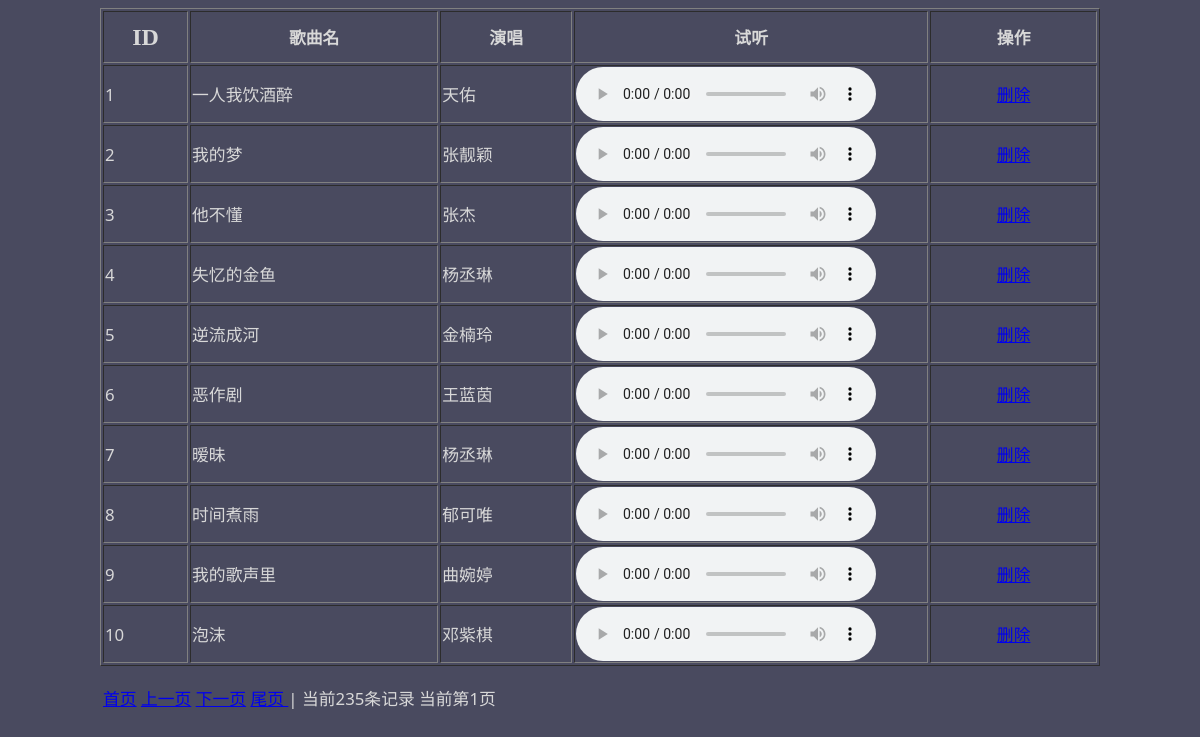
The app's page /Untitled-1.php with its own data.
### tables this page shows
CREATE TABLE `video` (
  `ID` int(11) NOT NULL AUTO_INCREMENT,
  `name` varchar(100) NOT NULL DEFAULT '' COMMENT '音乐名称',
  `actor` varchar(255) NOT NULL DEFAULT '' COMMENT '演唱者',
  `qu` varchar(255) NOT NULL DEFAULT '' COMMENT '作曲者',
  PRIMARY KEY (`ID`)
);

### Untitled-1.php (the view, shortened to what this page needs)
<!DOCTYPE html PUBLIC "-//W3C//DTD XHTML 1.0 Transitional//EN" "http://www.w3.org/TR/xhtml1/DTD/xhtml1-transitional.dtd">
<html xmlns="http://www.w3.org/1999/xhtml">
<head>
<link href="css/table.css" rel="stylesheet" type="text/css" />
</head>
<body>
<?php
$re1=mysql_query("select*from video");
$recordcont=mysql_num_rows($re1);
$pagesize=10;
$pagecount=ceil($recordcont/$pagesize);
$pageno=isset($_GET['pageno'])?$_GET['pageno']:1;
$starno=($pageno-1)*$pagesize;
$sqlstr="select*from video limit $starno,$pagesize";
   $rs=mysql_query($sqlstr);
   ?>
   <table width="1000" border="1" align="center">
  <tr>
    <th width="69" height="48" bgcolor="#494A5F" style="text-align: center; font-family: '幼圆'; font-size: x-large;" scope="col">ID</th>
    <th width="209" bgcolor="#494A5F" style="text-align: center" scope="col">歌曲名</th>
    <th width="109" bgcolor="#494A5F" style="text-align: center" scope="col">演唱</th>
    <th width="163" bgcolor="#494A5F" style="text-align: center" scope="col">试听</th>
    <th colspan="2" bgcolor="#494A5F" style="text-align: center" scope="col">操作</th>
    </tr>
  <?php
      while($row=mysql_fetch_assoc($rs)){
	  ?>
  <tr>
    <td height="43"><?php echo $row['ID']?></td>
    <td><?php echo $row['name']?></td>
    <td><?php echo $row['actor']?></td>
    <td><audio controls> <source src="<?php echo $row['qu']?>"></source></audio></td>
    <td width="139" style="text-align: center"><a href="del.php?id=<?php echo $row['ID']?>"  onclick="return confirm('确认要删除吗？');">删除</a></td>
  </tr>
  <?php
  }
  ?>
</table>
<table width="1000" align="center">
  <tr>
    <td height="40"><p><a href="?pageno=1">首页</a>
    <a href="?pageno=<?php echo $pageno-1 ?>">上一页</a>
    <a href="?pageno=<?php echo $pageno+1 ?>">下一页</a>
    <a href="?pageno=<?php echo $pagecount ?>">尾页  </a> | 当前<?php echo $recordcont ?>条记录 当前第<?php echo $pageno ?>页 &nbsp;&nbsp;&nbsp;</p></td>
  </tr>
</table>
</body>
</html>

### css/table.css (style rules this page uses)
body { background: #494A5F; font-weight: 500; font-size: 1.05em; font-family: "Microsoft YaHei", "宋体", "Segoe UI", "Lucida Grande", Helvetica, Arial, sans-serif, FreeSans, Arimo; color: #D8D8D8; }

### records on screen
video: ID "1", name "一人我饮酒醉", actor "天佑"
video: ID "2", name "我的梦", actor "张靓颖"
video: ID "3", name "他不懂", actor "张杰"
video: ID "4", name "失忆的金鱼", actor "杨丞琳"
video: ID "5", name "逆流成河", actor "金楠玲"
video: ID "6", name "恶作剧", actor "王蓝茵"
video: ID "7", name "暧昧", actor "杨丞琳"
video: ID "8", name "时间煮雨", actor "郁可唯"
video: ID "9", name "我的歌声里", actor "曲婉婷"
video: ID "10", name "泡沫", actor "邓紫棋"

### other values on screen
$recordcont "235"
$pageno "1"
